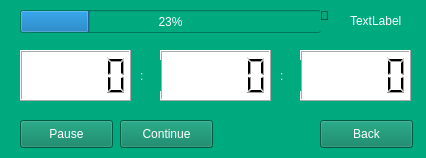
<?xml version="1.0" encoding="UTF-8"?>
<ui version="4.0">
 <class>TimerUi</class>
 <widget class="QWidget" name="TimerUi">
  <property name="geometry">
   <rect>
    <x>0</x>
    <y>0</y>
    <width>426</width>
    <height>158</height>
   </rect>
  </property>
  <property name="windowTitle">
   <string>Timer</string>
  </property>
  <property name="windowIcon">
   <iconset>
    <normaloff>img/clock.png</normaloff>img/clock.png</iconset>
  </property>
  <property name="styleSheet">
   <string notr="true">background-color: rgb(0, 170, 127);</string>
  </property>
  <widget class="QLCDNumber" name="lcdNumber">
   <property name="geometry">
    <rect>
     <x>160</x>
     <y>50</y>
     <width>111</width>
     <height>51</height>
    </rect>
   </property>
   <property name="styleSheet">
    <string notr="true">background-color: rgb(255, 255, 255);</string>
   </property>
  </widget>
  <widget class="QProgressBar" name="progressBar">
   <property name="geometry">
    <rect>
     <x>20</x>
     <y>10</y>
     <width>301</width>
     <height>23</height>
    </rect>
   </property>
   <property name="styleSheet">
    <string notr="true">font: 10pt &quot;Bauhaus 93&quot;;
color: rgb(255, 255, 255);</string>
   </property>
   <property name="value">
    <number>23</number>
   </property>
  </widget>
  <widget class="QPushButton" name="pushButton">
   <property name="geometry">
    <rect>
     <x>20</x>
     <y>120</y>
     <width>93</width>
     <height>28</height>
    </rect>
   </property>
   <property name="styleSheet">
    <string notr="true">font: 10pt &quot;Bauhaus 93&quot;;
color: rgb(255, 255, 255);
background-color: rgb(0, 124, 91);</string>
   </property>
   <property name="text">
    <string>Pause</string>
   </property>
  </widget>
  <widget class="QPushButton" name="pushButton_2">
   <property name="geometry">
    <rect>
     <x>120</x>
     <y>120</y>
     <width>93</width>
     <height>28</height>
    </rect>
   </property>
   <property name="styleSheet">
    <string notr="true">background-color: rgb(0, 124, 91);
font: 10pt &quot;Bauhaus 93&quot;;
color: rgb(255, 255, 255);</string>
   </property>
   <property name="text">
    <string>Continue</string>
   </property>
  </widget>
  <widget class="QPushButton" name="pushButton_3">
   <property name="geometry">
    <rect>
     <x>320</x>
     <y>120</y>
     <width>93</width>
     <height>28</height>
    </rect>
   </property>
   <property name="styleSheet">
    <string notr="true">font: 10pt &quot;Bauhaus 93&quot;;
color: rgb(255, 255, 255);
background-color: rgb(0, 124, 91);</string>
   </property>
   <property name="text">
    <string>Back</string>
   </property>
  </widget>
  <widget class="QLCDNumber" name="lcdNumber_2">
   <property name="geometry">
    <rect>
     <x>300</x>
     <y>50</y>
     <width>111</width>
     <height>51</height>
    </rect>
   </property>
   <property name="styleSheet">
    <string notr="true">background-color: rgb(255, 255, 255);</string>
   </property>
  </widget>
  <widget class="QLabel" name="label">
   <property name="geometry">
    <rect>
     <x>280</x>
     <y>60</y>
     <width>21</width>
     <height>31</height>
    </rect>
   </property>
   <property name="styleSheet">
    <string notr="true">font: 75 25pt &quot;Berlin Sans FB Demi&quot;;
color: rgb(255, 255, 255);</string>
   </property>
   <property name="text">
    <string>:</string>
   </property>
  </widget>
  <widget class="QLabel" name="label_2">
   <property name="geometry">
    <rect>
     <x>140</x>
     <y>60</y>
     <width>21</width>
     <height>31</height>
    </rect>
   </property>
   <property name="styleSheet">
    <string notr="true">font: 75 25pt &quot;Berlin Sans FB Demi&quot;;
color: rgb(255, 255, 255);</string>
   </property>
   <property name="text">
    <string>:</string>
   </property>
  </widget>
  <widget class="QLCDNumber" name="lcdNumber_3">
   <property name="geometry">
    <rect>
     <x>20</x>
     <y>50</y>
     <width>111</width>
     <height>51</height>
    </rect>
   </property>
   <property name="styleSheet">
    <string notr="true">background-color: rgb(255, 255, 255);</string>
   </property>
  </widget>
  <widget class="QLabel" name="label_3">
   <property name="geometry">
    <rect>
     <x>320</x>
     <y>0</y>
     <width>31</width>
     <height>31</height>
    </rect>
   </property>
   <property name="styleSheet">
    <string notr="true">font:10pt &quot;MS Shell Dlg 2&quot;;</string>
   </property>
   <property name="text">
    <string>🧭 </string>
   </property>
  </widget>
  <widget class="QLabel" name="label_4">
   <property name="geometry">
    <rect>
     <x>350</x>
     <y>10</y>
     <width>61</width>
     <height>21</height>
    </rect>
   </property>
   <property name="styleSheet">
    <string notr="true">font: 10pt &quot;Bauhaus 93&quot;;
color: rgb(255, 255, 255);</string>
   </property>
   <property name="text">
    <string>TextLabel</string>
   </property>
  </widget>
 </widget>
 <resources/>
 <connections/>
</ui>
